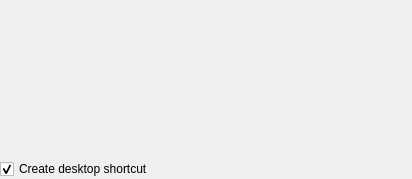
<?xml version="1.0" encoding="UTF-8"?>
<ui version="4.0">
 <class>ShortcutCheckBoxForm</class>
 <widget class="QWidget" name="ShortcutCheckBoxForm">
  <property name="geometry">
   <rect>
    <x>0</x>
    <y>0</y>
    <width>412</width>
    <height>179</height>
   </rect>
  </property>
  <layout class="QVBoxLayout" name="verticalLayout">
   <property name="leftMargin">
    <number>0</number>
   </property>
   <property name="topMargin">
    <number>0</number>
   </property>
   <property name="rightMargin">
    <number>0</number>
   </property>
   <property name="bottomMargin">
    <number>0</number>
   </property>
   <item>
    <spacer name="verticalSpacer">
     <property name="orientation">
      <enum>Qt::Vertical</enum>
     </property>
     <property name="sizeType">
      <enum>QSizePolicy::Expanding</enum>
     </property>
     <property name="sizeHint" stdset="0">
      <size>
       <width>30</width>
       <height>90</height>
      </size>
     </property>
    </spacer>
   </item>
   <item>
    <widget class="QCheckBox" name="shortcutCheckBox">
     <property name="text">
      <string>Create desktop shortcut</string>
     </property>
     <property name="checked">
      <bool>true</bool>
     </property>
     <property name="tristate">
      <bool>false</bool>
     </property>
    </widget>
   </item>
  </layout>
 </widget>
 <resources/>
 <connections/>
</ui>
